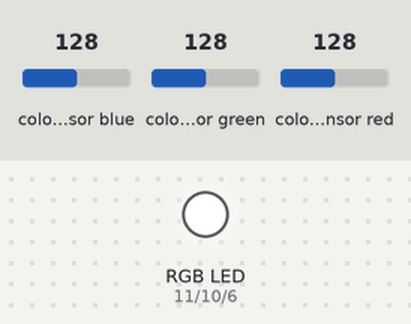
A sketch run on a simulated Arduino Uno, built with avr-gcc and run on an emulated ATmega328P. Parts: an RGB LED mixed from three pins (HIGH = lit). Wiring (inferred from the names in the program): TCS3200 colour sensor: output pin 4; S2 pin 7; S3 pin 8. The test bench sets the inputs (shaded band); at power-on: colour sensor blue 128, colour sensor green 128, colour sensor red 128. Pins used as bus, display or sensor lines are not drawn; what the sketch prints to the serial monitor is not drawn.

Above: at 0.1 s.
Timing chart, 0 to 1.6 s (numbered marks = the images above):
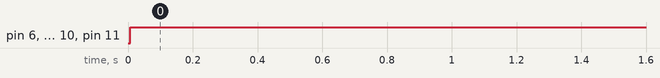

The sketch:

lesson_15_2.ino
```cpp
// Source: https://www.youtube.com/watch?v=Ltp3skGLqFM&index=16&list=PLGs0VKk2DiYx6CMdOQR_hmJ2NbB4mZQn-
// More Info: http://www.toptechboy.com/arduino/lesson-15-super-cool-arduino-color-sensor-project/
// Name: LESSON 15: Arduino Color Sensor and RGB LED

/*
How to detect color:
----------------------------
S2   |   S3   |   Color Read
----------------------------
LOW  |   LOW  |   Red
LOW  |   HIGH |   Blue
HIGH |   HIGH |   Green
----------------------------
*/

#define lessonName "LESSON 15: Arduino Color Sensor and RGB LED" //Holds lesson name
#define baudSpeed 9600 //Baud speed
#define delayTime 300  //Wait time

// RGB LED pins:
#define redLedPin 11   //Red
#define greenLedPin 10 //Green
#define blueLedPin 6   //Blue

// Color Sensor pins:
#define S2 7          //S2
#define S3 8          //S3
#define outPin 4      //OUT

/*
Measurement of the color strength.
This measurement will return a value between 0 an 102,400.
Because of this, you need to be sure to declare pulseWidth variable an unsigned int.
*/
unsigned int pulseWidth;

//Color strength (RGB):
int rColorStrength;
int gColorStrength;
int bColorStrength;

void setup() {
  // put your setup code here, to run once:
  Serial.begin(baudSpeed);
  Serial.println(lessonName);
  setUpPins();
}

void loop() {

  //Read red component of the color (S2 and S3 set to LOW):
  //Serial.println("Reading RED component..."); //Log
  digitalWrite(S2,LOW);
  digitalWrite(S3,LOW);
  pulseWidth = pulseIn(outPin, LOW); //Make a mesurment
  /*
  First we need to convert 0 to 102,400 to this range.
  102,400/400 = 256.
  Almost exactly what we want! But we need to subtract one.
  So, we could say that rColorStrength = (pulseWidth/400) – 1.
  That gets us a number between 0 and 255.
  Only problem is, remember that in the original pulseWidth,
  big numbers mean weak colors and small numbers mean strong colors,
  so we need to fix that. We could fix it by now saying:
  rColorStrength = (255 – rColorStrength);
  */
  rColorStrength = (pulseWidth / 400.) - 1;
  rColorStrength = 255 - rColorStrength;

  //Read green component of the color (S2 and S3 set to HIGH):
  //Serial.println("Reading GREEN component..."); //Log
  digitalWrite(S2,HIGH);
  digitalWrite(S3,HIGH);
  pulseWidth = pulseIn(outPin, LOW); //Make a mesurment
  gColorStrength = (pulseWidth / 400.) - 1;
  gColorStrength = 255 - gColorStrength;

  //Read blue component of the color (S2 LOW and S3 HIGH):
  //Serial.println("Reading BLUE component..."); //Log
  digitalWrite(S2,LOW);
  digitalWrite(S3,HIGH);
  pulseWidth = pulseIn(outPin, LOW); //Make a mesurment
  bColorStrength = (pulseWidth / 400.) - 1;
  bColorStrength = 255 - bColorStrength;

  setMaxColor();
  setMinColor();
  setMidColor();

  Serial.println("R: " + String(rColorStrength) + " | G: " + String(gColorStrength) + " | B: " + String(bColorStrength)); //Log

  //Some fix because we have too much blue color:
  //bColorStrength = bColorStrength * .5;
  //gColorStrength = gColorStrength * .75;

  analogWrite(redLedPin, rColorStrength);
  analogWrite(greenLedPin, gColorStrength);
  analogWrite(blueLedPin, bColorStrength);

  delay(delayTime);
}

//Set up pins
void setUpPins(){

    //Serial.println("Setting up pins..."); //Log

    //RGB
    pinMode(redLedPin,OUTPUT);
    pinMode(greenLedPin,OUTPUT);
    pinMode(blueLedPin,OUTPUT);

    //Sensor
    pinMode(S2,OUTPUT);
    pinMode(S3,OUTPUT);
    pinMode(outPin,INPUT);

    //Serial.println("Finished setting up pins."); //Log
}

//Change RGB led color
void simpleRGB(){

  //Setting up RGB LED color:
  if(rColorStrength > gColorStrength && rColorStrength > bColorStrength){

    digitalWrite(redLedPin,HIGH);
    digitalWrite(greenLedPin,LOW);
    digitalWrite(blueLedPin,LOW);
  }

  if(gColorStrength > rColorStrength && gColorStrength > bColorStrength){

    digitalWrite(redLedPin,LOW);
    digitalWrite(greenLedPin,HIGH);
    digitalWrite(blueLedPin,LOW);
    //Serial.println("RGB led is green now"); //Log
  }

  if(bColorStrength > gColorStrength && bColorStrength > rColorStrength){

    digitalWrite(redLedPin,LOW);
    digitalWrite(greenLedPin,LOW);
    digitalWrite(blueLedPin,HIGH);
  }
}

void setMaxColor(){

  //Setting up RGB LED color:
  if(rColorStrength > gColorStrength && rColorStrength > bColorStrength){

    rColorStrength = 255;
  }

  if(gColorStrength > rColorStrength && gColorStrength > bColorStrength){

    gColorStrength = 255;
  }

  if(bColorStrength > gColorStrength && bColorStrength > rColorStrength){

    bColorStrength = 255;
  }
}

void setMinColor(){

  //Setting up RGB LED color:
  if(rColorStrength < gColorStrength && rColorStrength < bColorStrength){

    rColorStrength = 0;
  }

  if(gColorStrength < rColorStrength && gColorStrength < bColorStrength){

    gColorStrength = 0;
  }

  if(bColorStrength < gColorStrength && bColorStrength < rColorStrength){

    bColorStrength = 0;
  }
}

void setMidColor(){

  //Setting up RGB LED color:
  if(rColorStrength != 0 && rColorStrength != 255){

    rColorStrength = 127;
  }

  if(gColorStrength != 0 && gColorStrength != 255){

    gColorStrength = 127;
  }

  if(bColorStrength != 0 && bColorStrength != 255){

    bColorStrength = 127;
  }
}
```

Measured:
- by itself, pin 6 (blueLedPin), pin 10 (greenLedPin), pin 11 (redLedPin): LOW → HIGH at 0.01 s
